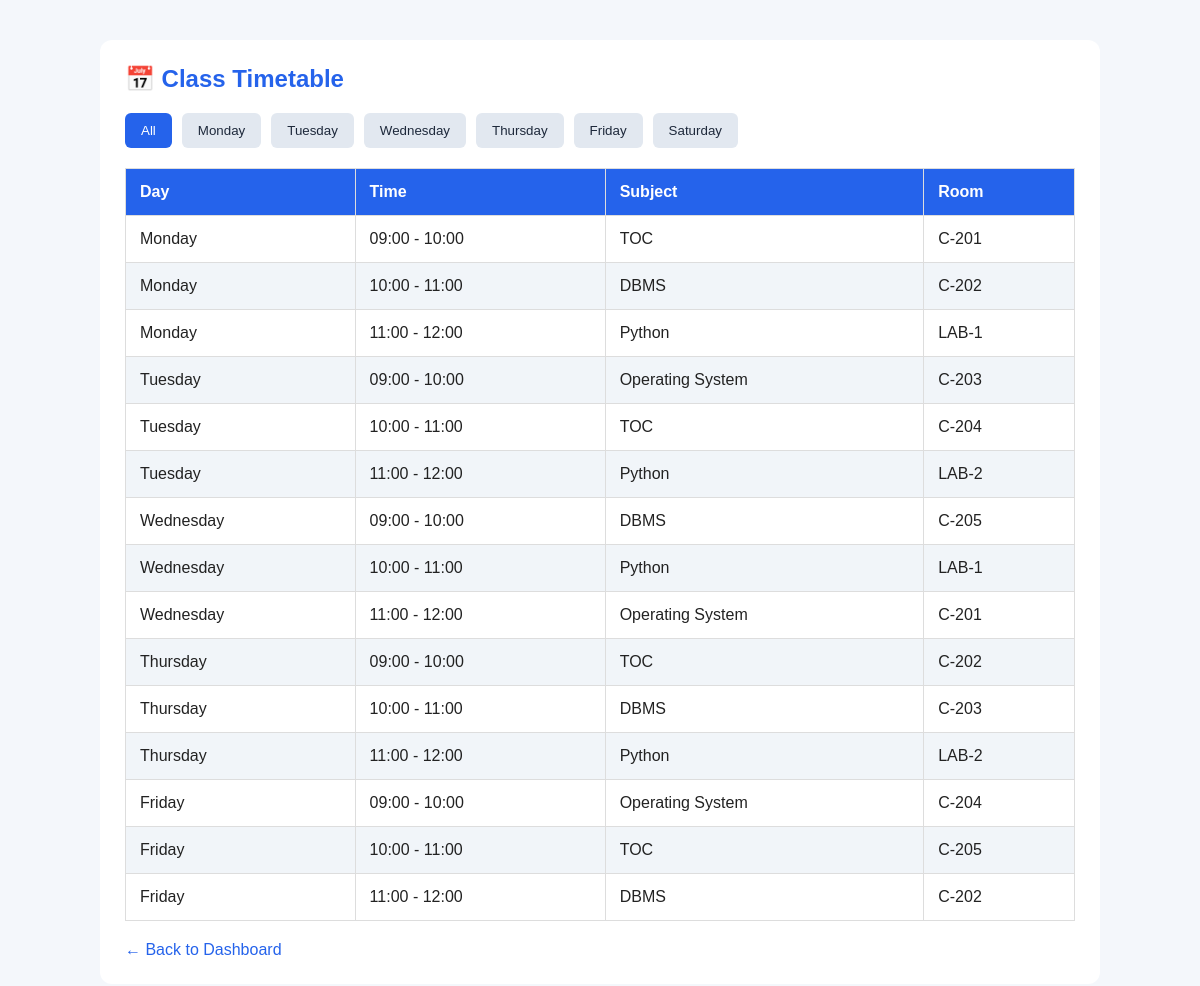
/timetable (signed in), run on the app's committed database.
### tables this page shows
CREATE TABLE timetable (
            id INTEGER PRIMARY KEY AUTOINCREMENT,
            day TEXT NOT NULL,
            time TEXT NOT NULL,
            subject TEXT NOT NULL,
            room TEXT NOT NULL
        );

### app.py (the view)
@app.route("/timetable")
@login_required
def timetable():
    connection = get_database()
    try:
        timetable_data = connection.execute(
            """
            SELECT day, time, subject, room
            FROM timetable
            ORDER BY
                CASE day
                    WHEN 'Monday' THEN 1
                    WHEN 'Tuesday' THEN 2
                    WHEN 'Wednesday' THEN 3
                    WHEN 'Thursday' THEN 4
                    WHEN 'Friday' THEN 5
                    WHEN 'Saturday' THEN 6
                    ELSE 7
                END,
                time
            """
        ).fetchall()
    finally:
        connection.close()
    return render_template(
        "timetable.html",
        timetable_data=timetable_data
    )

### app.py (called while the page is built)
def get_database():
    connection = sqlite3.connect(DATABASE)
    connection.row_factory = sqlite3.Row
    connection.execute("PRAGMA foreign_keys = ON")
    return connection

def login_required(view_function):
    @wraps(view_function)
    def wrapped_view(*args, **kwargs):
        if "user_id" not in session:
            return redirect(url_for("login"))
        return view_function(*args, **kwargs)
    return wrapped_view

### templates/timetable.html (shortened to what this page needs)
<!DOCTYPE html>
<html lang="en">
<head>
    <link rel="stylesheet" href="{{ url_for('static', filename='style.css') }}">
</head>
<body>
<div class="timetable-container">
    <h2>📅 Class Timetable</h2>
    {% if timetable_data %}
    <div class="filter-buttons">
        <button class="active" onclick="filterDay('all', this)">All</button>
        <button onclick="filterDay('monday', this)">Monday</button>
        <button onclick="filterDay('tuesday', this)">Tuesday</button>
        <button onclick="filterDay('wednesday', this)">Wednesday</button>
        <button onclick="filterDay('thursday', this)">Thursday</button>
        <button onclick="filterDay('friday', this)">Friday</button>
        <button onclick="filterDay('saturday', this)">Saturday</button>
    </div>
    <table>
        <thead>
            <tr>
                <th>Day</th>
                <th>Time</th>
                <th>Subject</th>
                <th>Room</th>
            </tr>
        </thead>
        <tbody id="timetableBody">
            {% for item in timetable_data %}
            <tr data-day="{{ item.day|lower }}">
                <td>{{ item.day }}</td>
                <td>{{ item.time }}</td>
                <td>{{ item.subject }}</td>
                <td>{{ item.room }}</td>
            </tr>
            {% endfor %}
        </tbody>
    </table>
    {% else %}
    <p>No timetable records are available yet.</p>
    {% endif %}
    <a href="{{ url_for('dashboard') }}" class="back-link">
        ← Back to Dashboard
    </a>
</div>
</body>
</html>

### static/style.css (style rules this page uses)
* { margin: 0; padding: 0; box-sizing: border-box; }
body { font-family: Arial, sans-serif; background: #f4f7fb; color: #222; }

### templates/timetable.html (style rules this page uses)
.timetable-container { max-width: 1000px; margin: 40px auto; padding: 25px; background: white; border-radius: 12px; }
.timetable-container h2 { color: #2563eb; margin-bottom: 20px; }
.filter-buttons { display: flex; flex-wrap: wrap; gap: 10px; margin-bottom: 20px; }
.filter-buttons button { padding: 10px 16px; border: none; border-radius: 6px; background: #e2e8f0; color: #1e293b; cursor: pointer; }
.filter-buttons button.active { background: #2563eb; color: white; }
table { width: 100%; border-collapse: collapse; }
th, td { padding: 14px; border: 1px solid #ddd; text-align: left; }
th { background: #2563eb; color: white; }
tr:nth-child(even) { background: #f1f5f9; }
.back-link { display: inline-block; margin-top: 20px; color: #2563eb; text-decoration: none; }

### data on the page
timetable: day "Monday", time "09:00 - 10:00", subject "TOC", room "C-201"
timetable: day "Monday", time "10:00 - 11:00", subject "DBMS", room "C-202"
timetable: day "Monday", time "11:00 - 12:00", subject "Python", room "LAB-1"
timetable: day "Tuesday", time "09:00 - 10:00", subject "Operating System", room "C-203"
timetable: day "Tuesday", time "10:00 - 11:00", subject "TOC", room "C-204"
timetable: day "Tuesday", time "11:00 - 12:00", subject "Python", room "LAB-2"
timetable: day "Wednesday", time "09:00 - 10:00", subject "DBMS", room "C-205"
timetable: day "Wednesday", time "10:00 - 11:00", subject "Python", room "LAB-1"
timetable: day "Wednesday", time "11:00 - 12:00", subject "Operating System", room "C-201"
timetable: day "Thursday", time "09:00 - 10:00", subject "TOC", room "C-202"
timetable: day "Thursday", time "10:00 - 11:00", subject "DBMS", room "C-203"
timetable: day "Thursday", time "11:00 - 12:00", subject "Python", room "LAB-2"
timetable: day "Friday", time "09:00 - 10:00", subject "Operating System", room "C-204"
timetable: day "Friday", time "10:00 - 11:00", subject "TOC", room "C-205"
timetable: day "Friday", time "11:00 - 12:00", subject "DBMS", room "C-202"
